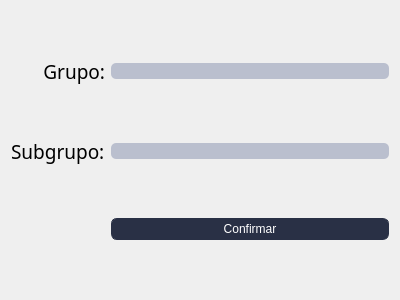
<?xml version="1.0" encoding="UTF-8"?>
<ui version="4.0">
 <class>Form</class>
 <widget class="QWidget" name="Form">
  <property name="geometry">
   <rect>
    <x>0</x>
    <y>0</y>
    <width>400</width>
    <height>300</height>
   </rect>
  </property>
  <property name="windowTitle">
   <string>Form</string>
  </property>
  <property name="styleSheet">
   <string notr="true">*{
    font-family: 'Oswald', sans-serif;
    font-weight: 400;
}

QMenuBar{
    background-color: #293045;
    padding: 0;    
    font-size: 14px;
    color:white;
}

QMenuBar:item{
    padding: 17px;
    border-radius: 10px;

}

QMenuBar:item:selected{
    background-color: #768AC5;
    color:black;
    border-radius: 5px;
    margin: 10px;
    
    

}

QMenu{
    background-color: #293045;

    color: white;
}

QMenu:item{
    padding: 5px;
    border-radius: 5px;
}

QMenu:item:selected{
    background-color: #768AC5;
    color:white;

}
Qmenu#icon{
   icon:size 40px; 
    
}


QRadioButton:indicator{
    border-style: solid;
    border-color:  #293045;
    border-radius: 6%;
    border-width:  2px;
    background-color: #BABFCE;
}
QRadioButton::indicator:checked{
    background-color: #768AC5;
}

#label{
    font-size: 35px;
}

#usuariosLabel{
    font-size: 14px;
}

#contraseALabel{
    font-size: 14px;
}

#usuariosLineEdit{
    width: 170px;
    height: 20px;
    border-radius: 10px;
}

#passwordLineEdit{
    width: 170px;
    height: 20px;
    border-radius: 10px;
}

#labelprofesores{
    font-size: 26px;
}

QLineEdit{
    border-radius: 5px;
    background-color: #BABFCE;
    
}

#title{
    width: 100px;
    height: 200px;
}



QPushButton{
    border-color:#293045;
    border-style: solid;
    border-width: 1px;
    border-radius: 6px;
    background-color: #293045;
    color:#ffffff;
    padding: 3px 8px;

}
QPushButton:hover{
    background-color:#768AC5;
    color:#293045;
}
QPushButton:pressed {
    background-color: #293045;

}

#pushButton_5{
    padding: 10px;
    background-color: #768AC5;
    border-radius: 15%;
}

</string>
  </property>
  <layout class="QGridLayout" name="gridLayout">
   <item row="0" column="0">
    <widget class="QLabel" name="grupo">
     <property name="maximumSize">
      <size>
       <width>16777215</width>
       <height>16777215</height>
      </size>
     </property>
     <property name="font">
      <font>
       <family>Oswald</family>
       <pointsize>14</pointsize>
       <weight>50</weight>
       <bold>false</bold>
      </font>
     </property>
     <property name="text">
      <string>Grupo:</string>
     </property>
     <property name="alignment">
      <set>Qt::AlignRight|Qt::AlignTrailing|Qt::AlignVCenter</set>
     </property>
     <property name="margin">
      <number>0</number>
     </property>
    </widget>
   </item>
   <item row="0" column="1">
    <widget class="QLineEdit" name="lineEdit_2"/>
   </item>
   <item row="1" column="0">
    <widget class="QLabel" name="subgrupo">
     <property name="font">
      <font>
       <family>Oswald</family>
       <pointsize>14</pointsize>
       <weight>50</weight>
       <bold>false</bold>
      </font>
     </property>
     <property name="text">
      <string>Subgrupo:</string>
     </property>
    </widget>
   </item>
   <item row="1" column="1">
    <widget class="QLineEdit" name="lineEdit"/>
   </item>
   <item row="2" column="1">
    <widget class="QPushButton" name="pushButton">
     <property name="layoutDirection">
      <enum>Qt::LeftToRight</enum>
     </property>
     <property name="text">
      <string>Confirmar</string>
     </property>
    </widget>
   </item>
  </layout>
 </widget>
 <resources/>
 <connections/>
</ui>
